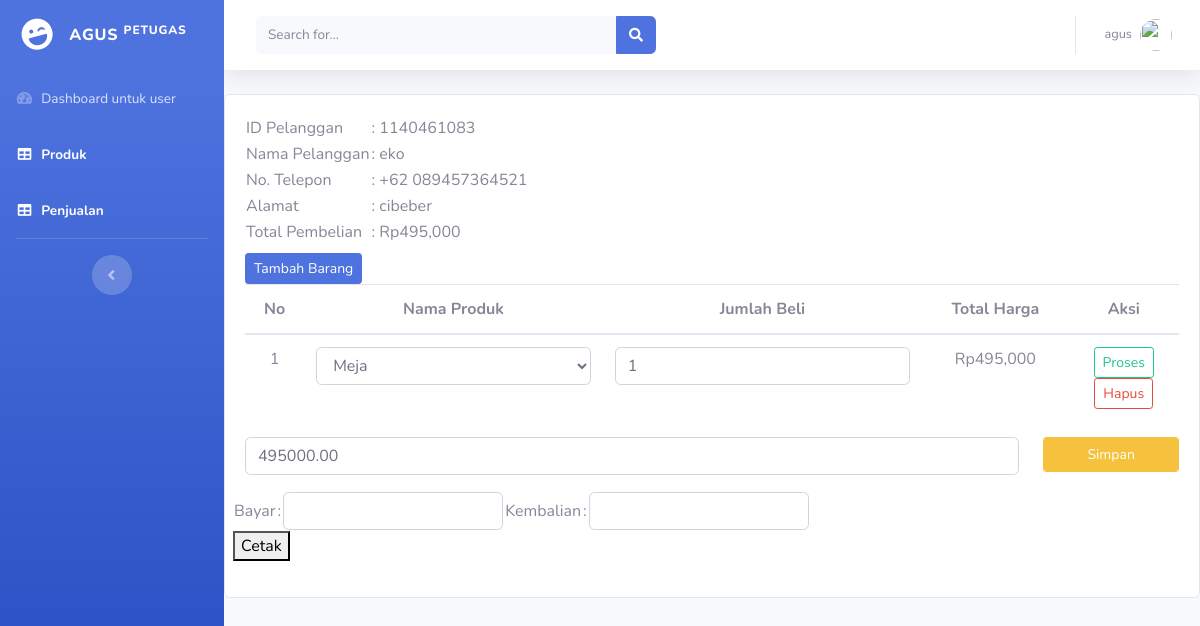
The app's page /views/detail_pembelian.php?id=1140461083 (signed in) with its own data.
### tables this page shows
CREATE TABLE `penjualan` (
  `PenjualanID` int(11) NOT NULL,
  `TanggalPenjualan` date NOT NULL,
  `TotalHarga` decimal(10,2) NOT NULL,
  `PelangganID` int(11) NOT NULL
);

CREATE TABLE `pelanggan` (
  `PelangganID` int(11) NOT NULL,
  `NamaPelanggan` varchar(225) NOT NULL,
  `Alamat` text NOT NULL,
  `NomorTelepon` varchar(15) NOT NULL
);

CREATE TABLE `detailpenjualan` (
  `DetailID` int(11) NOT NULL,
  `PenjualanID` int(11) NOT NULL,
  `ProdukID` int(11) DEFAULT NULL,
  `JumlahProduk` int(11) NOT NULL,
  `Subtotal` decimal(10,2) NOT NULL
);

CREATE TABLE `produk` (
  `ProdukID` int(11) NOT NULL,
  `NamaProduk` varchar(225) NOT NULL,
  `Harga` decimal(10,2) NOT NULL,
  `Stok` int(11) NOT NULL,
  `Gambar` varchar(255) NOT NULL
);

### controllers/C_koneksi.php (called while the page is built, shortened)
<?php
class C_koneksi {
public function conn() {
        $conn = mysqli_connect('localhost', 'root', '', 'kasir_08');
        if(!$conn){
            die("Koneksi gagal total : " .mysqli_connect_error());
        }else{
            return $conn;
        }
}
}
?>

### views/detail_pembelian.php (the view, shortened to what this page needs)
<?php
include_once "../controllers/C_koneksi.php";
include_once 'template/header.php';
include_once 'template/sidebar.php';
include_once 'template/topbar.php';
?>
<div class="card mt-2">
	<div class="card-body">
		<?php
		$PelangganID = $_GET['id'];
		$data = mysqli_query($conn->conn(),"SELECT * FROM pelanggan INNER JOIN penjualan ON pelanggan.PelangganID=penjualan.PelangganID");
		while($d = mysqli_fetch_array($data)){
			?>
			<?php if ($d['PelangganID'] == $PelangganID) { ?>
				<table>
					<tr>
						<td>ID Pelanggan</td>
						<td>: <?php echo $d['PelangganID']; ?></td>
					</tr>
					<tr>
						<td>Nama Pelanggan</td>
						<td>: <?php echo $d['NamaPelanggan']; ?></td>
					</tr>
					<tr>
						<td>No. Telepon</td>
						<td>: +62 <?php echo $d['NomorTelepon']; ?></td>
					</tr>
					<tr>
						<td>Alamat</td>
						<td>: <?php echo $d['Alamat']; ?></td>
					</tr>
					<tr>
						<td>Total Pembelian</td>
						<td>: Rp<?php echo number_format($d['TotalHarga']); ?></td>
					</tr>
				</table>
				<form method="post" action="../routers/R_penjualan.php?aksi=TambahBarang">
					<button type="submit" class="btn btn-primary btn-sm mt-2">
						Tambah Barang
					</button>
				</form>
		<div class="single-table datatable-primary">
            <div class="table-responsive">
                <table class="table table-hover progress-table text-center">
					<thead>
						<tr>
							<th>No</th>
							<th>Nama Produk</th>
							<th>Jumlah Beli</th>
							<th>Total Harga</th>
							<th>Aksi</th>
						</tr>
					</thead>
					<tbody>
						<?php
						$nos = 1;
						$detailpenjualan = mysqli_query($conn->conn(),"SELECT * FROM detailpenjualan");
						while($d_detailpenjualan = mysqli_fetch_array($detailpenjualan)){
							?>
							<?php
							if ($d_detailpenjualan['PenjualanID'] == $d['PenjualanID']) { ?>
								<tr>
									<td><?php echo $nos++; ?></td>
									<td>
										<form action="../routers/R_penjualan.php?aksi=SimpanBarang" method="post">
											<div class="form-group">
												<select name="ProdukID" class="form-control" onchange="this.form.submit()">
													<?php
													$produk = mysqli_query($conn->conn(),"SELECT * FROM produk");
													while($d_produk = mysqli_fetch_array($produk)){
														?>
														<option value="<?php echo $d_produk['ProdukID']; ?>" <?php if ($d_produk['ProdukID']==$d_detailpenjualan['ProdukID']) { echo "selected"; } ?>><?php echo $d_produk['NamaProduk']; ?></option>
													<?php } ?>
												</select>
											</div>
										</form>
									</td>
										<form method="post" action="../routers/R_penjualan.php?aksi=Hitung">
										<td>
											<div class="form-group">
												<input type="number" name="JumlahProduk" value="<?php echo $d_detailpenjualan['JumlahProduk']; ?>" class="form-control">
											</div>
										</td>
										<td>Rp<?php echo number_format($d_detailpenjualan['Subtotal']); ?></td>
										<td>
											<button type="submit" class="btn btn-outline-success btn-sm">Proses</button>
										</form>
										<form method="post" action="../routers/R_penjualan.php?aksi=HapusDetail">
											<button type="submit" class="btn btn-outline-danger btn-sm">Hapus</button>
										</form>
								</tr>
							<?php } else {
								?>
								<?php
							}
						}
						?>
					</tbody>
				</table>
			</div>
		</div>
				<form method="post" action="../routers/R_penjualan.php?aksi=Harga">
					<?php
					$detailpenjualan = mysqli_query($conn->conn(), "SELECT SUM(Subtotal) AS TotalHarga FROM detailpenjualan WHERE PenjualanID='$d[PenjualanID]'");
					$row = mysqli_fetch_assoc($detailpenjualan);
					$sum = $row['TotalHarga'];
					?>
					<div class="row">
						<div class="col-sm-10">
							<div class="form-group">
								<input type="text" class="form-control" name="TotalHarga" id="totalHarga" value="<?php echo $sum; ?>">
							</div>
						</div>
						<div class="col-sm-2">
							<div class="form-group">
								<button class="btn btn-warning btn-sm form-control" type="submit">Simpan</button>
							</div>
						</div>
					</div>
				</form>
				<div class="row">
					<form action="struk.php?id=<?php echo $d['PenjualanID'];?>" method="POST">
				<table><tr><td>Bayar</td><td>:</td><td><input class="form-control" type="text" name="Bayar" id="bayar"></td><td>Kembalian</td><td>:</td><td><input class="form-control" type="text" id="kembalianDisplay" name='Kembalian'></td><td><p id="warningMessage"></p></td></tr></table>
							<div class="form-group">
								<button type="submit">Cetak</a></div>
							</div>
			<?php } else { ?>
				<?php
			}
		}
		?>
	</div>
</div>
<?php
include "template/footer.php";
?>

### records on screen
penjualan: PelangganID "1140461083", PelangganID.NamaPelanggan "eko", PelangganID.NomorTelepon "089457364521", PelangganID.Alamat "cibeber", TotalHarga "495,000", TotalHarga "495000.00"
detailpenjualan: ProdukID "Meja", JumlahProduk "1", Subtotal "495,000"

### other values on screen
$_SESSION['data']['user'] "AGUS"
$_SESSION['data']['role'] "PETUGAS"
$_SESSION['data']['user'] "agus"
